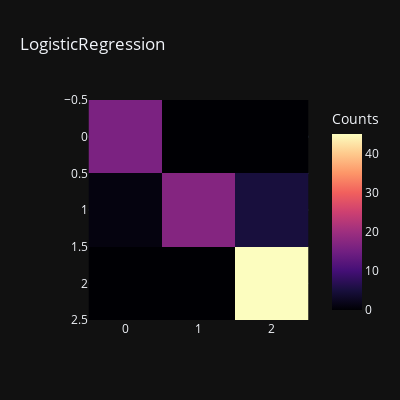

Notebook source saved alongside this figure:
### Code cell
from sklearn.metrics import mean_absolute_error,mean_squared_error,r2_score
from sklearn.metrics import confusion_matrix,classification_report
from sklearn.metrics import accuracy_score
import plotly.express as px
models = [lr]
for model in models:
    model.fit(x_train, y_train)
    y_pred = model.predict(x_test)
    AS=accuracy_score(y_pred,y_test)
    print(type(model).__name__, "Model Test Accuracy Score is: ", AS)
    print(type(model).__name__,"Mean_absolute_error: ",mean_absolute_error(y_test, y_pred))
    print(type(model).__name__,"Mean_squared_error: ",mean_squared_error(y_test, y_pred))
    print(type(model).__name__,"Root_mean_squared_error: ",np.sqrt(mean_squared_error(y_test, y_pred)))
    print(type(model).__name__,"R2_score: ",r2_score(y_test, y_pred))
    print(type(model).__name__,"Classification_report: \n",classification_report(y_test, y_pred))
    fig=px.imshow(confusion_matrix(y_test, y_pred),color_continuous_scale="magma",title=type(model).__name__,
                  width=400,height=400,labels=dict(X="Predicted", Y="Actual", color="Counts"),template="plotly_dark")
    fig.show()

### Figure 1 — Plotly figure (JSON) as saved in the notebook; plotly's stock layout.template omitted (floating-point values rounded to 4 significant figures)
{"data": [{"coloraxis": "coloraxis", "hovertemplate": "x: %{x}<br>y: %{y}<br>Counts: %{z}<extra></extra>", "name": "0", "type": "heatmap", "xaxis": "x", "yaxis": "y", "z": [[16, 0, 0], [1, 17, 5], [0, 0, 45]]}], "layout": {"coloraxis": {"colorbar": {"title": {"text": "Counts"}}, "colorscale": [[0, "#000004"], [0.1111, "#180f3d"], [0.2222, "#440f76"], [0.3333, "#721f81"], [0.4444, "#9e2f7f"], [0.5556, "#cd4071"], [0.6667, "#f1605d"], [0.7778, "#fd9668"], [0.8889, "#feca8d"], [1, "#fcfdbf"]]}, "height": 400, "title": {"text": "LogisticRegression"}, "width": 400, "xaxis": {"anchor": "y", "constrain": "domain", "domain": [0, 1], "scaleanchor": "y"}, "yaxis": {"anchor": "x", "autorange": "reversed", "constrain": "domain", "domain": [0, 1]}}}
